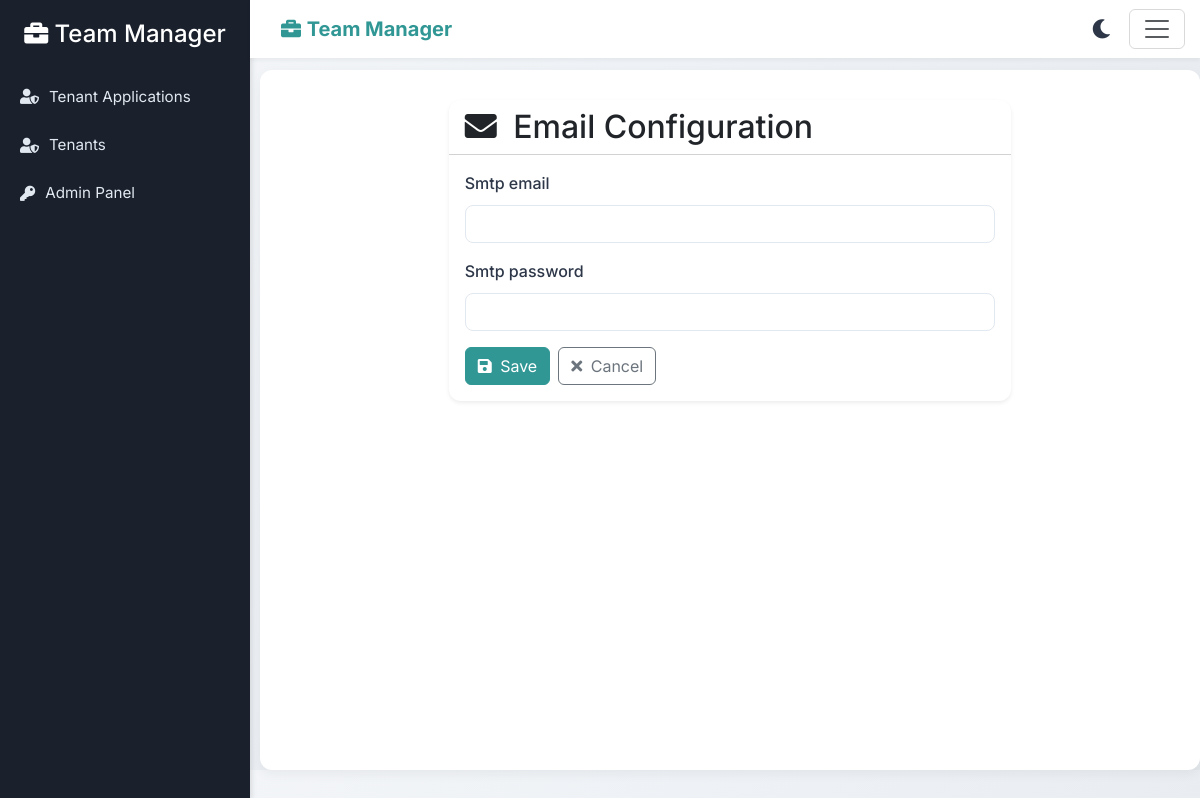
The page /users/email-config/ (signed in) on the database as committed earlier.
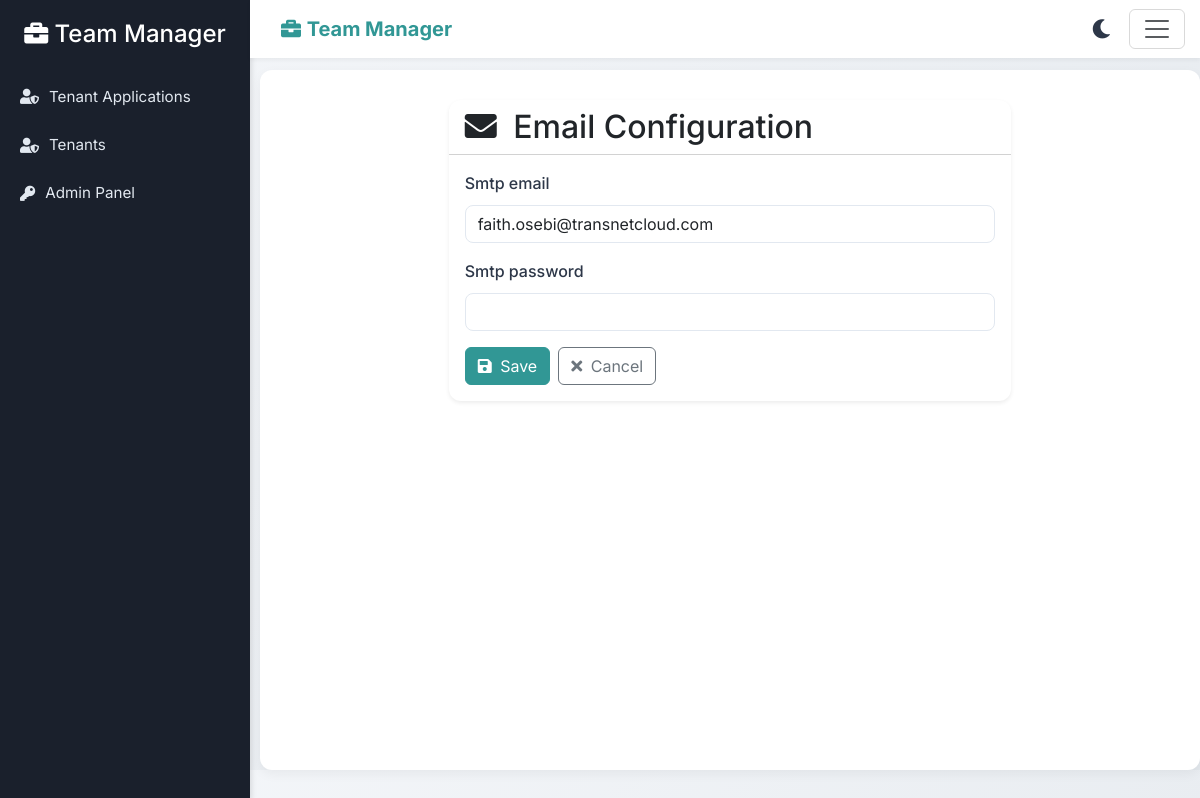
The same page on the database as committed later.
### documents/models.py (models this page shows, shortened)
class CustomUser(AbstractUser):
    tenant = models.ForeignKey(Tenant, on_delete=models.CASCADE, blank=True, null=True)
    roles = models.ManyToManyField(Role, blank=True)
    department = models.ForeignKey('Department', on_delete=models.SET_NULL, null=True, blank=True, related_name='members')
    teams = models.ManyToManyField('Team', blank=True, related_name='members')
    phone_number = models.CharField(max_length=15, blank=True, null=True)
    smtp_email = models.EmailField(blank=True, null=True)
    smtp_password = models.CharField(max_length=255, blank=True, null=True)  # Encrypted SMTP password
    def __str__(self):
        return self.username

### documents/views.py (the view)
# urls.py: path('users/email-config/', email_config, name='email_config'),
@login_required
def email_config(request):
    user = CustomUser.objects.get(username=request.user.username, tenant=request.user.tenant)
    if request.method == 'POST':
        email_config_form = EmailConfigForm(request.POST, instance=user)
        if email_config_form.is_valid():
            email_config_form.save()
            return redirect('view_my_profile')
    else:
        email_config_form = EmailConfigForm(instance=user)
    return render(request, 'users/email_config.html', {'email_config_form': email_config_form})

### documents/forms.py
class EmailConfigForm(forms.ModelForm):
    class Meta:
        model = CustomUser
        fields = ['smtp_email', 'smtp_password' ]
        widgets = {
            'smtp_email': forms.EmailInput(attrs={'class': 'form-control'}),
            'smtp_password': forms.PasswordInput(attrs={'class': 'form-control'}),
        }

### documents/context_processors.py (called while the page is built)
def notification_count(request):
    print("Meer>>>>>", request)
    if request.user.is_authenticated:
        if request.user.is_superuser:
            user = CustomUser.objects.get(username=request.user.username)
        else:
            user = CustomUser.objects.get(username=request.user.username, tenant=request.tenant)
        count = UserNotification.objects.filter(user=user, dismissed=False).count()
        return {'unseen_notification_count': count}
    return {'unseen_notification_count': 0}

### documents/templates/users/email_config.html (shortened to what this page needs)
{% extends 'base.html' %}
{% block content %}
<div class="container">
    <div class="row justify-content-center">
        <div class="col-lg-8 col-md-10">
            <div class="card shadow-sm border-0">
                <div class="card-header bg-transparent">
                    <h2 class="mb-0"><i class="fas fa-envelope me-2"></i> Email Configuration</h2>
                </div>
                <div class="card-body">
                    <form method="POST" novalidate>
                        {% for field in email_config_form %}
                            <div class="mb-3">
                                <label for="{{ field.id_for_label }}" class="form-label fw-medium">
                                    {{ field.label }}
                                </label>
                                {{ field }}
                            </div>
                        {% endfor %}
                        <div class="d-flex gap-2">
                            <button type="submit" class="btn btn-primary">
                                <i class="fas fa-save me-1"></i> Save
                            </button>
                            <a href="{% url 'view_my_profile' %}" class="btn btn-outline-secondary">
                                <i class="fas fa-times me-1"></i> Cancel
                            </a>
                        </div>
                    </form>
                </div>
            </div>
        </div>
    </div>
</div>
{% endblock %}

Rows that differ between the two databases and show on the page:
changed CustomUser: smtp_email (not shown) → "faith.osebi@transnetcloud.com"
